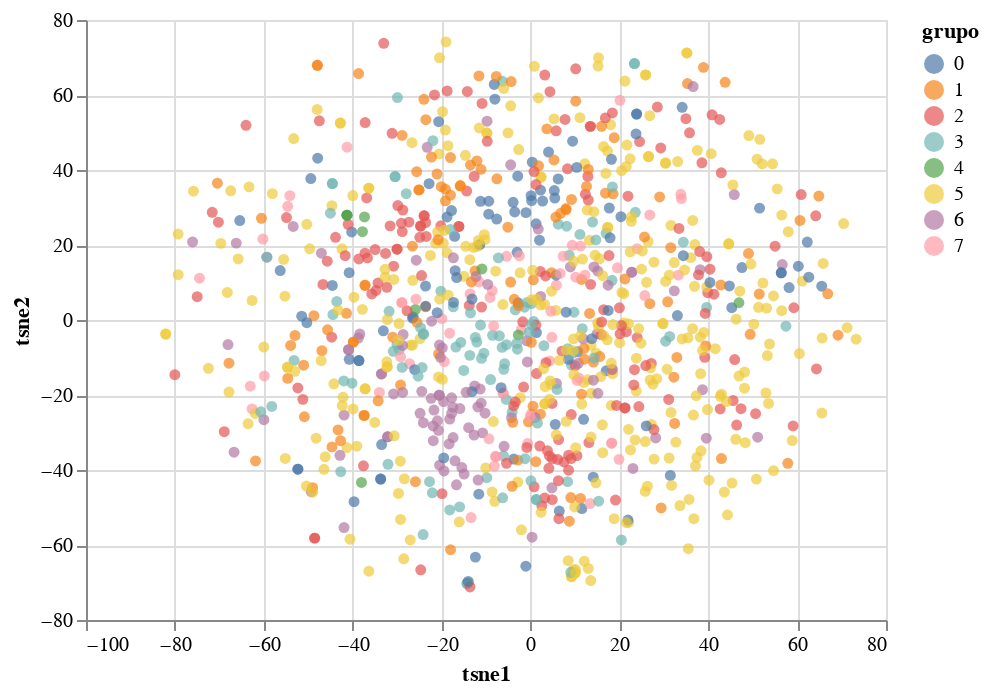

Here is the notebook cell this chart was saved with:
### Code cell
letras_ag = letras_ag.assign(tsne1 = letras_embedded[:,0], tsne2 = letras_embedded[:,1])

alt.Chart(letras_ag.sample(1000)).mark_circle(
    opacity = .7,
    size = 30
).encode(
    x = 'tsne1',
    y = 'tsne2', 
    color = 'grupo:N',
    tooltip = ['Artist', 'SName']
).interactive()

### Figure 1 — Vega-Lite specification as saved in the notebook (floating-point values rounded to 4 significant figures; data arrays with more than 128 entries replaced by an {"elided": "..."} marker saying what was removed)
{"config": {"view": {"continuousWidth": 400, "continuousHeight": 300}}, "data": {"name": "data-41d55cc84cb53c2ae9242daaa97aa6d4"}, "mark": {"type": "circle", "opacity": 0.7, "size": 30}, "encoding": {"color": {"type": "nominal", "field": "grupo"}, "tooltip": [{"type": "nominal", "field": "Artist"}, {"type": "nominal", "field": "SName"}], "x": {"type": "quantitative", "field": "tsne1"}, "y": {"type": "quantitative", "field": "tsne2"}}, "selection": {"selector001": {"type": "interval", "bind": "scales", "encodings": ["x", "y"]}}, "$schema": "https://vega.github.io/schema/vega-lite/v4.8.1.json", "datasets": {"data-41d55cc84cb53c2ae9242daaa97aa6d4": {"elided": "1000 records"}}}
